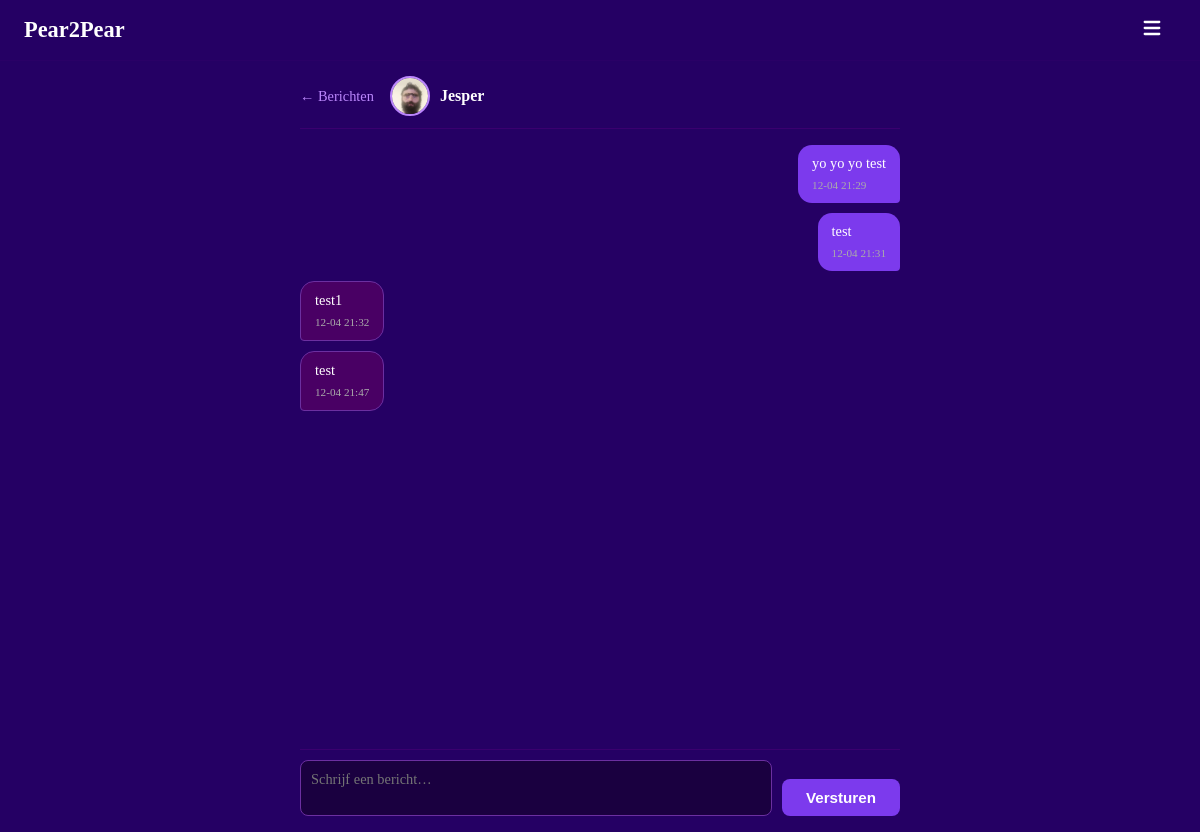
/messages/1 (signed in), run on an earlier commit of the app's database.
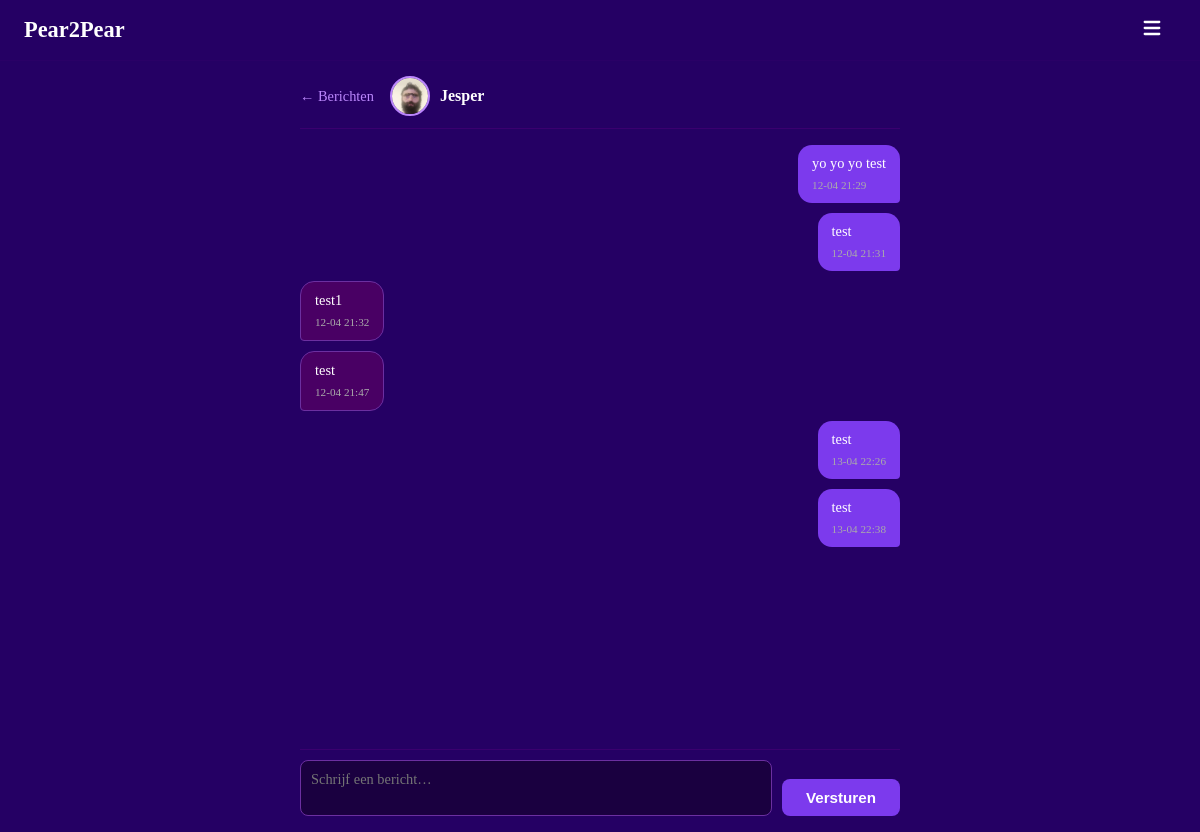
And on a later commit of the database.
### models.py (models this page shows)
class Message(db.Model):
    __tablename__ = "messages"
    id          = db.Column(db.Integer, primary_key=True)
    sender_id   = db.Column(db.Integer, db.ForeignKey("users.id"), nullable=False)
    receiver_id = db.Column(db.Integer, db.ForeignKey("users.id"), nullable=False)
    body        = db.Column(db.Text, nullable=False)
    read        = db.Column(db.Boolean, default=False)
    created_at  = db.Column(db.DateTime, default=datetime.utcnow)
    sender   = db.relationship("User", foreign_keys=[sender_id],   backref="sent_messages")
    receiver = db.relationship("User", foreign_keys=[receiver_id], backref="received_messages")

### main.py (the view, shortened to what this page needs)
    @app.route("/messages/<int:partner_id>", methods=["GET", "POST"])
    @login_required
    @csrf.exempt
    def conversation(partner_id):
        partner = db.get_or_404(User, partner_id)
        Message.query.filter_by(sender_id=partner_id, receiver_id=current_user.id, read=False).update({"read": True})
        db.session.commit()
        thread = Message.query.filter(
            ((Message.sender_id == current_user.id) & (Message.receiver_id == partner_id)) |
            ((Message.sender_id == partner_id) & (Message.receiver_id == current_user.id))
        ).order_by(Message.created_at.asc()).all()
        return render_template("conversation.html", partner=partner, thread=thread)

### models.py (called while the page is built)
    def pending_received(self):
        reqs = Friendship.query.filter_by(to_id=self.id, status="pending").all()
        return User.query.filter(User.id.in_([r.from_id for r in reqs])).all()

    def unread_message_count(self):
        return Message.query.filter_by(receiver_id=self.id, read=False).count()

    def unread_notification_count(self):
        return Notification.query.filter_by(user_id=self.id, read=False).count()

    def total_inbox_count(self):
        return self.unread_message_count() + self.unread_notification_count()

### templates/conversation.html (shortened to what this page needs)
{% extends "base.html" %}
{% from "macros.html" import avatar %}
{% block content %}
<div class="conversation-page">
    <div class="conversation-header">
        <a href="/messages" class="back-link">← Berichten</a>
        <a href="/profile/{{ partner.id }}" class="conversation-header__name">
            {{ avatar(partner, size=36) }}
            {{ partner.username }}
        </a>
    </div>
    <div class="chat-thread" id="thread">
        {% for msg in thread %}
        <div class="chat-bubble {% if msg.sender_id == current_user.id %}chat-bubble--mine{% else %}chat-bubble--theirs{% endif %}">
            <p>{{ msg.body }}</p>
            <span class="chat-bubble__time">{{ msg.created_at.strftime('%d-%m %H:%M') }}</span>
        </div>
        {% endfor %}
    </div>
    <form id="chatForm" class="chat-form">
        <textarea name="body" id="chatInput" class="chat-input" placeholder="Schrijf een bericht…" rows="2" required></textarea>
        <button type="submit" class="btn">Versturen</button>
    </form>
</div>
{% endblock %}

What changed in the data, as far as the page shows it:
added Message: body "test", created_at "13-04 22:26"
added Message: body "test", created_at "13-04 22:38"
